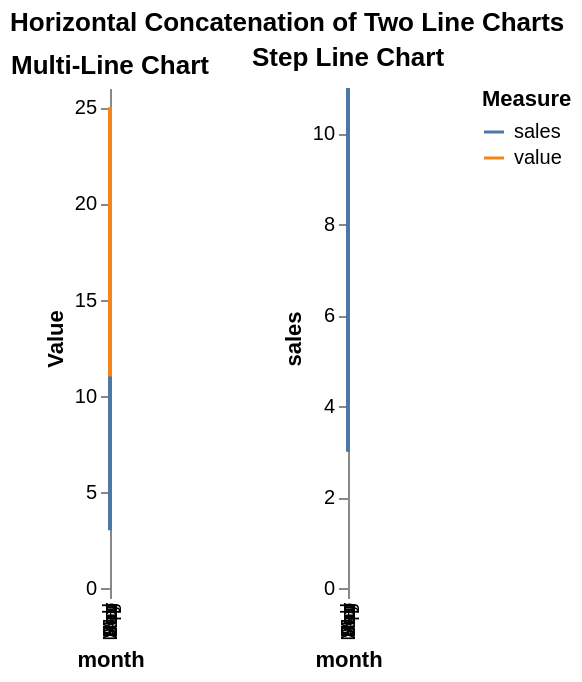

Specify this chart in Vega-Lite:
### Vega-Lite specification from a JSON file in a GitHub repository (floating-point values rounded to 4 significant figures)
{"$schema": "https://vega.github.io/schema/vega-lite/v5.20.1.json", "config": {"view": {"continuousHeight": 300, "continuousWidth": 300}}, "data": {"name": "data-7236977939362759d3deb27d6bb3940b"}, "datasets": {"data-7236977939362759d3deb27d6bb3940b": [{"category": "A", "month": "Jan", "sales": 3, "value": 10}, {"category": "B", "month": "Feb", "sales": 7, "value": 15}, {"category": "C", "month": "Mar", "sales": 5, "value": 8}, {"category": "D", "month": "Apr", "sales": 10, "value": 20}, {"category": "E", "month": "May", "sales": 8, "value": 25}, {"category": "F", "month": "Jun", "sales": 7, "value": 12}, {"category": "G", "month": "Jul", "sales": 11, "value": 19}, {"category": "H", "month": "Aug", "sales": 9, "value": 21}, {"category": "I", "month": "Sep", "sales": 10, "value": 23}]}, "hconcat": [{"encoding": {"color": {"field": "Measure", "type": "nominal"}, "x": {"field": "month", "type": "nominal"}, "y": {"field": "Value", "type": "quantitative"}}, "height": 250, "mark": {"type": "line"}, "title": "Multi-Line Chart", "transform": [{"as": ["Measure", "Value"], "fold": ["value", "sales"]}], "width": "container"}, {"encoding": {"x": {"field": "month", "type": "nominal"}, "y": {"field": "sales", "type": "quantitative"}}, "height": 250, "mark": {"interpolate": "step-after", "type": "line"}, "title": "Step Line Chart", "width": "container"}], "title": "Horizontal Concatenation of Two Line Charts"}
